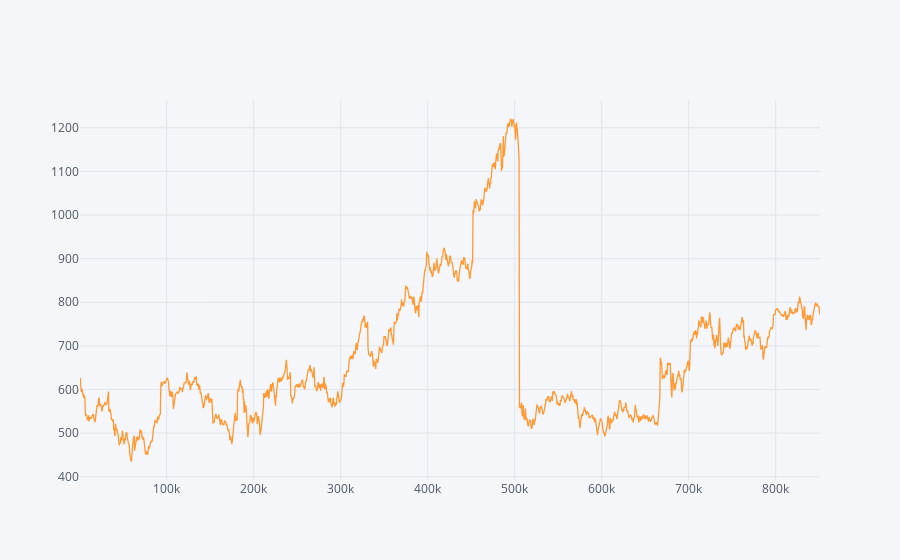

The cell this chart's notebook holds for it:
### Code cell
df_google.iplot()

### Figure 1 — Plotly figure (JSON) as saved in the notebook; plotly's stock layout.template omitted (floating-point values rounded to 4 significant figures; data arrays with more than 128 entries replaced by an {"elided": "..."} marker saying what was removed)
{"data": [{"line": {"color": "rgba(255, 153, 51, 1.0)", "dash": "solid", "shape": "linear", "width": 1.3}, "mode": "lines", "name": "close", "text": "", "type": "scatter", "x": {"elided": "1762 int values"}, "y": {"elided": "1762 float values"}}], "layout": {"legend": {"bgcolor": "#F5F6F9", "font": {"color": "#4D5663"}}, "paper_bgcolor": "#F5F6F9", "plot_bgcolor": "#F5F6F9", "title": {"font": {"color": "#4D5663"}}, "xaxis": {"gridcolor": "#E1E5ED", "showgrid": true, "tickfont": {"color": "#4D5663"}, "title": {"font": {"color": "#4D5663"}, "text": ""}, "zerolinecolor": "#E1E5ED", "type": "linear", "range": [439, 850963], "autorange": true}, "yaxis": {"gridcolor": "#E1E5ED", "showgrid": true, "tickfont": {"color": "#4D5663"}, "title": {"font": {"color": "#4D5663"}, "text": ""}, "zerolinecolor": "#E1E5ED", "type": "linear", "range": [392.5, 1264.0], "autorange": true}, "autosize": true}}
